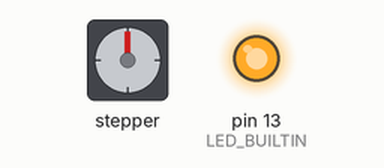
Bench run of a sketch on a simulated Arduino Uno, built with avr-gcc and run on an emulated ATmega328P. Parts: stepper motor, output pins drawn as LEDs (lit = HIGH). Stepper angles assume 2048 steps per turn; what the sketch prints to the serial monitor is not drawn.

Above: at 0.1 s.
At 35.1 s:
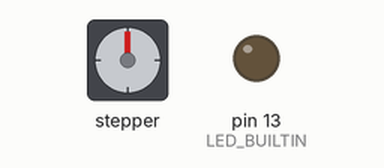
Timing chart, 0 to 36.6 s (numbered marks = the images above):
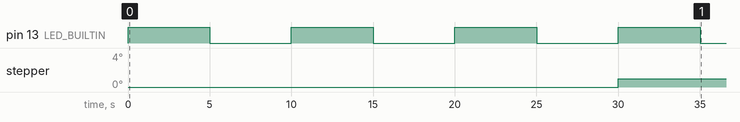

Measured:
- by itself, pin 13 (LED_BUILTIN): alternates HIGH for 5.0 s and LOW for 5.0 s

The sketch:

thread_test.ino
```cpp
#include <Thread.h>
#include <ThreadController.h>
#include <AccelStepper.h>
AccelStepper stepper_optics(AccelStepper::FULL4WIRE, 11, 13, 12, 10);
AccelStepper stepper_carousel(AccelStepper::FULL4WIRE, 7, 9, 8, 6);


// ThreadController that will controll all threads
ThreadController controll = ThreadController();


Thread myThread = Thread();
Thread hisThread = Thread();

float starting_time;


String serial_input = "...";
bool ledStatus = true;
float sensor_temps[10];


// callback for myThread
void niceCallback(){
//  Serial.print(serial_input);
//  Serial.println(millis());

String test_string = "move_opt=600";
Serial.println(test_string.substring(0, 4));
Serial.println(test_string.substring(5, 8));
Serial.println(test_string.substring(9));


}

// callback for hisThread
void blinkLed(){
  // static variables persist beyond the function call, preserving their data between function calls.
  static bool ledStatus = false;
  ledStatus = !ledStatus;

  digitalWrite(LED_BUILTIN, ledStatus);
  int j = 5;
  Serial.println("Average sensor: " + String(123) + "°C");
  Serial.println(char(194));

    stepper_carousel.setAcceleration(2000);
    stepper_carousel.setMaxSpeed(500.0);
    stepper_carousel.move(500);
    stepper_carousel.run();

 }


void setup(){
  Serial.begin(9600);

  pinMode(LED_BUILTIN, OUTPUT);
  starting_time = millis();

  // Configure myThread
  myThread.onRun(niceCallback);
  myThread.setInterval(800);

  // Configure myThread
  //hisThread.onRun(blinkLed);
  //hisThread.setInterval(500);

  // Adds both threads to the controller
  controll.add(&myThread);
  //controll.add(&hisThread); // & to pass the pointer to it


}

void loop(){
  // Rest of code
  if (Serial.available()) {
  // https://stackoverflow.com/questions/42863973/arduino-readstring-code-runs-slow
  // readString is slow
  serial_input = Serial.readStringUntil('\n');
  }


  // run ThreadController
  // this will check every thread inside ThreadController,
  // if it should run. If yes, he will run it;

  controll.run();
  blinkLed();
  delay(5000);


}
```
